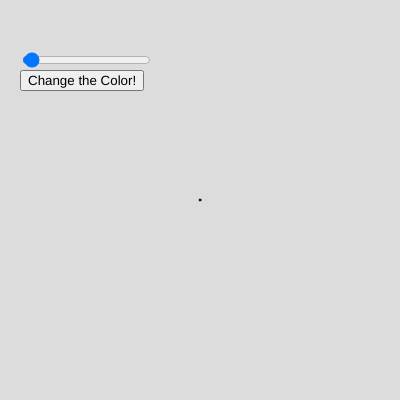
Frame 1 (no input)
Frame 60 (no input): identical to frame 1, image omitted
Frame 120 (the mouse pressed at the canvas centre since frame 60): identical to frame 1, image omitted

The p5.js sketch that drew this single still picture (run headless with seeded random() and noise() and a simulated clock; from frame 60 on, the mouse is pressed at the canvas centre):

// p5.js sketch
// ── sketch.js
let slider;
let button;
let selectedColor = [255, 0, 0];


function setup() {
    createCanvas(400, 400);

    // Make a Slider
    slider = createSlider(0,100,2);
    slider.position(20,50);

    //Make a Button
    button = createButton('Change the Color!');
    button.position(20,70);
    button.mousePressed(colorChange);

}

function draw() {
    background(220)

    let shapeSize = slider.value();
    fill(selectedColor);
    ellipse(width/2, height/2, shapeSize, shapeSize)
}

function colorChange() {
    selectedColor = [(Math.floor(Math.random() * 256)), (Math.floor(Math.random() * 256)), (Math.floor(Math.random() * 256))];
}
// ── pFivePractice.html
<!DOCTYPE html>
<html>
<head>
    <meta charset="UTF-8" />
    <title>P5 goes live</title>
    <script src="https://cdn.jsdelivr.net/npm/p5@1.9.1/lib/p5.js"></script>
</head>
<body>
<h1 id="greeting">Hello!</h1>
<script>
    //let hello = document.getElementbyId("greeting");
    //hello.style.backgroundColor = "blue";

        let slider;
        let button;
        let selectedColor = [255, 0, 0];
        

        function setup() {
            createCanvas(400, 400);

            // Make a Slider
            slider = createSlider(0,100,2);
            slider.position(20,50);

            //Make a Button
            button = createButton('Change the Color!');
            button.position(20,70);
            button.mousePressed(colorChange);
        
        }

        function draw() {
            background(220)

            let shapeSize = slider.value();
            fill(selectedColor);
            ellipse(width/2, height/2, shapeSize, shapeSize)
        }
        
        function colorChange() {
            selectedColor = [(Math.floor(Math.random() * 256)), (Math.floor(Math.random() * 256)), (Math.floor(Math.random() * 256))];
        }

       

</script>
